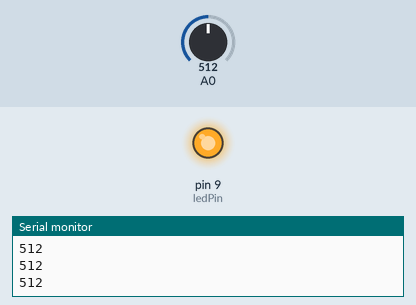
Simulated run of this sketch. Board: Arduino Uno, built with avr-gcc and run on an emulated ATmega328P. Shown: output pins drawn as LEDs (lit = HIGH), the last lines printed to the serial monitor. The inputs (shaded band) are chosen by the test bench; at power-on: A0 = 512.

Above: at 1.2 s.
1.3 s: A0 set to 122
At 2.0 s:
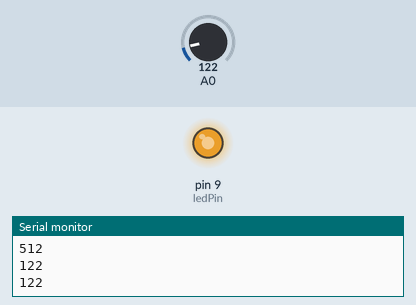
3.0 s: A0 set to 0
At 4.4 s:
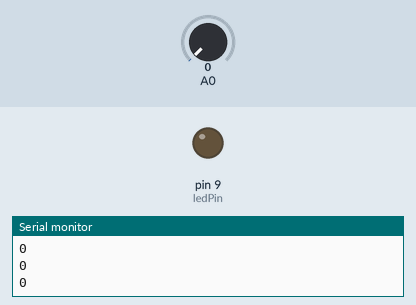
Timing chart, 0 to 6.0 s (numbered marks = the images above; inputs shaded):
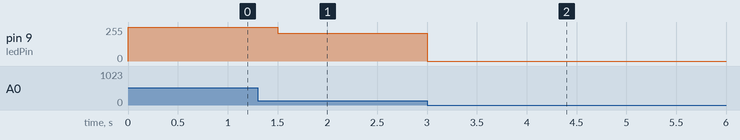

Measured:
- after the input at 1.3 s, pin 9 (ledPin): 255/255 → 207/255 after 0.20 s
- after the input at 3.0 s, pin 9 (ledPin): 207/255 → 0/255 at once

The sketch:

Week_5.ino
```cpp
int ledPin = 9;
int brightness = 0;
int sensorLow = 0;
int sensorHigh = 150;

void setup(){
  Serial.begin(9600);
  pinMode(ledPin, OUTPUT);
}

void loop(){
  int sensorValue = analogRead(A0);
  Serial.println(sensorValue);
  brightness = map(sensorValue, sensorLow, sensorHigh, 0, 255);
  analogWrite(ledPin, brightness);
  delay(300);
}
```
